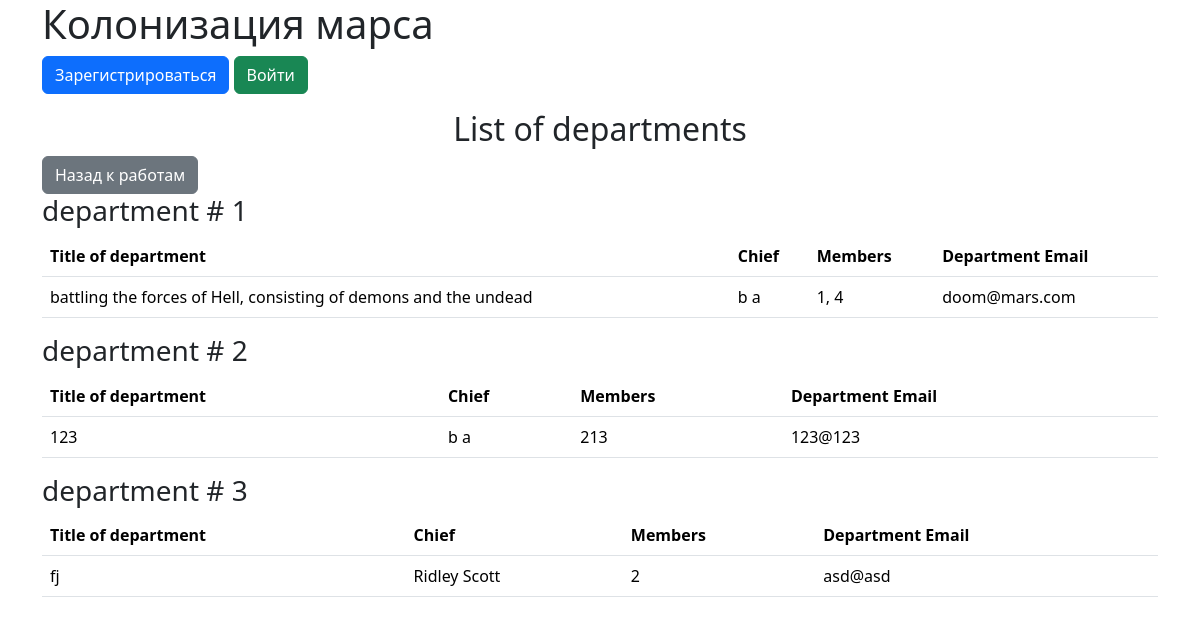
Screenshot of /departments/ with the database file from the repository.
### data/departments.py (models this page shows)
class Department(SqlAlchemyBase):
    __tablename__ = "department"
    id = sqlalchemy.Column(sqlalchemy.Integer,
                           primary_key=True, autoincrement=True)
    title = sqlalchemy.Column(sqlalchemy.String)
    chief = sqlalchemy.Column(sqlalchemy.Integer, sqlalchemy.ForeignKey("users.id"))
    members = sqlalchemy.Column(sqlalchemy.String)
    email = sqlalchemy.Column(sqlalchemy.String)
    user = orm.relationship('User')

### data/users.py (models this page shows, shortened)
class User(SqlAlchemyBase, UserMixin, SerializerMixin):
    __tablename__ = "users"
    id = sqlalchemy.Column(sqlalchemy.Integer,
                           primary_key=True, autoincrement=True)
    surname = sqlalchemy.Column(sqlalchemy.String)
    name = sqlalchemy.Column(sqlalchemy.String)
    age = sqlalchemy.Column(sqlalchemy.Integer)
    position = sqlalchemy.Column(sqlalchemy.String)
    speciality = sqlalchemy.Column(sqlalchemy.String)
    address = sqlalchemy.Column(sqlalchemy.String)
    email = sqlalchemy.Column(sqlalchemy.String, unique=True)
    city_from = sqlalchemy.Column(sqlalchemy.String)
    hashed_password = sqlalchemy.Column(sqlalchemy.String)
    modified_date = sqlalchemy.Column(sqlalchemy.DateTime, default=datetime.datetime.now)
    jobs = orm.relationship("Jobs", back_populates='user')
    departments = orm.relationship("Department", back_populates='user')

### main.py (the view)
@app.route("/departments/")
def departments():
    db_sess = db_session.create_session()
    param = {}
    param["departments"] = db_sess.query(Department).all()
    param["current_user"] = current_user
    return flask.render_template('departments.html', **param)

### data/db_session.py (called while the page is built)
def create_session() -> Session:
    global __factory
    return __factory()

### templates/departments.html (shortened to what this page needs)
{% extends 'base.html' %}
{% block content %}
  <h2 class="text-center">List of departments</h2>
  <a href="/" class="btn btn-secondary">Назад к работам</a>
  {% for department in departments %}
    <h3>department # {{loop.index}}</h3>
    <table class="table">
      <thead>
        <tr>
          <th scope="col">Title of department</th>
          <th scope="col">Chief</th>
          <th scope="col">Members</th>
          <th scope="col">Department Email</th>
        </tr>
      </thead>
      <tbody>
        <tr>
          <td>{{ department.title }}</td>
          <td>{{ department.user.name }} {{ department.user.surname }}</td>
          <td>{{ department.members }}</td>
          <td>{{ department.email }}</td>
        </tr>
      </tbody>
    </table>
  {% endfor %}
{% endblock %}

### rows the page displays
Department: title "battling the forces of Hell, consisting of demons and the undead", user.name "b", user.surname "a", members "1, 4", email "doom@mars.com"
Department: title "123", user.name "b", user.surname "a", members "213", email "123@123"
Department: title "fj", user.name "Ridley", user.surname "Scott", members "2", email "asd@asd"
